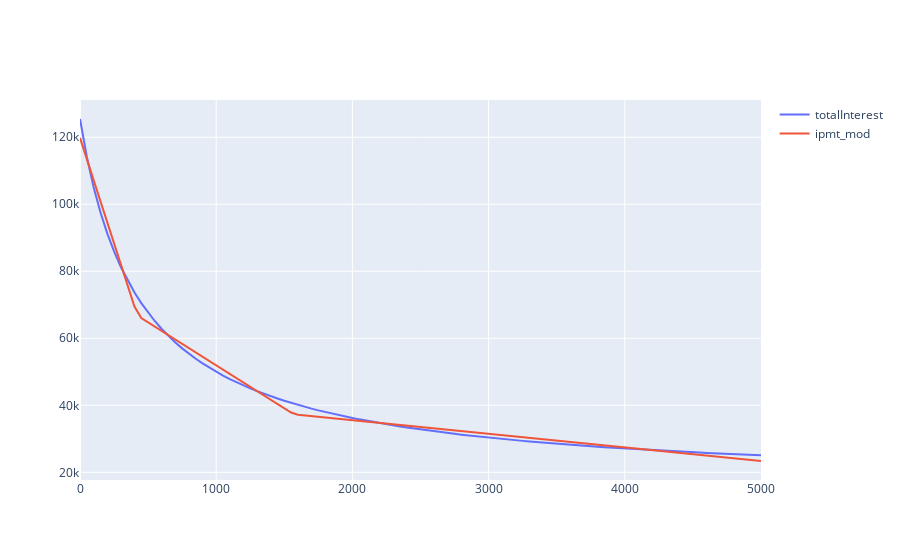

The notebook cell this image was saved under:
### Code cell
periodic_df = periodicPaymentReport(principal=188000.00, payment=870.66, apr=0.0375, beginningDate=datetime.date(2017, 10, 27), start=0, end=5000, step=50)
periodic_df[['totalInterest']].plot()

my_pwlf = pwlf.PiecewiseLinFit(periodic_df.index, periodic_df['totalInterest'])
breaks = my_pwlf.fit(3)
print(breaks)

x_hat = periodic_df.index
y_hat = my_pwlf.predict(periodic_df.index)

plt.plot(x_hat, y_hat, '-')
plt.show()

fig = go.Figure()
fig.add_trace(go.Scatter(
    x=periodic_df.index,
    y=periodic_df['totalInterest'],
    name='totalInterest'))
fig.add_trace(go.Scatter(
    x=x_hat,
    y=y_hat,
    name='ipmt_mod'))
fig.show()

print(periodic_df)
